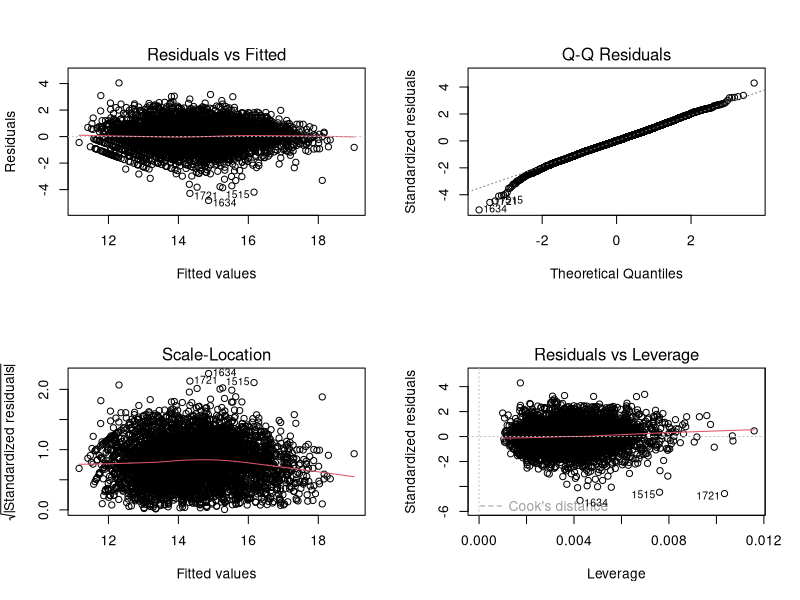
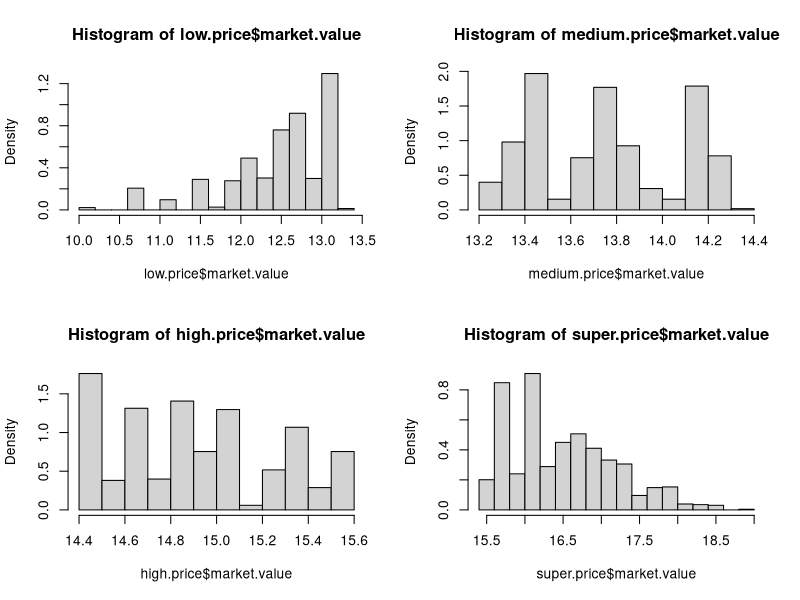
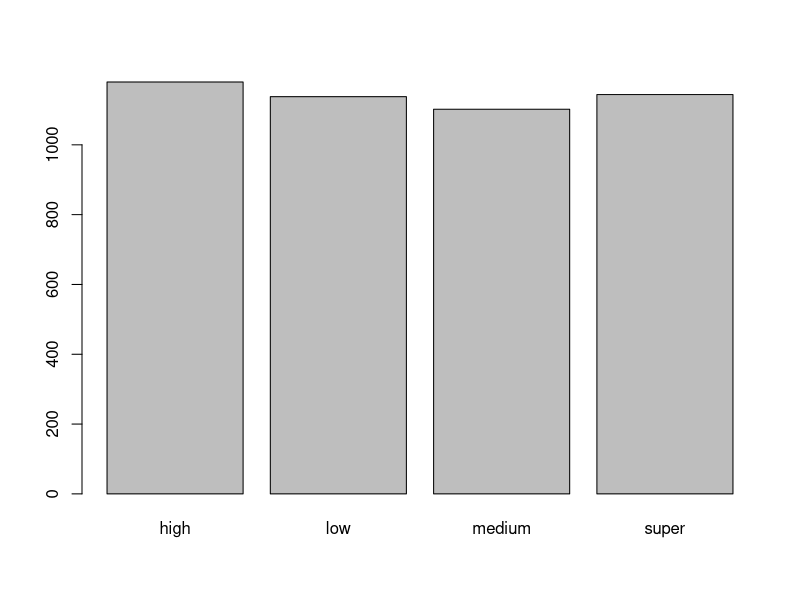

Generate these figures, in order, with R:
##### 4. MODEL DATA ######

df <- read.csv("./data/performance-clean.csv",encoding = "UTF-8")

head(df)

# convert response variable to log

df$market.value <- log(df$market.value)


################################# REGRESSION #################################

# df <- df[df$offensive==FALSE,]
# df <- df[df$offensive==TRUE,]

# Simple Linear Regression Model
lm.model <- lm(formula= df$market.value ~
                 df$age+df$offensive+
                 df$contract.expires+df$current.league+
                 df$games.17.18+log(df$assists.17.18+1)+
                 df$games.18.19+df$minutes.18.19+
                 df$games.19.20+
                 df$games.20.21+log(df$goals.20.21+1)+df$minutes.20.21+log(df$assists.20.21+1)
               ,data=df)

summary(lm.model) # ~ Adjusted R-squared: 0.6406

par(mfrow=c(2,2))
plot(lm.model)
par(mfrow=c(1,1))

################################# CLASSIFICATION #################################


# create a new feature to store the label called "price class"
summary(df$market.value)

market.value.stats <- summary(df$market.value)
q25 <- market.value.stats[[2]] # 25%
q50 <- market.value.stats[[3]] # 50%
q75 <- market.value.stats[[5]] # 75%

low.price <- df[df$market.value<q25,]
medium.price <- df[(df$market.value<q50)&(df$market.value>=q25) ,]
high.price <- df[(df$market.value<q75)&(df$market.value>=q50) ,]
super.price <- df[df$market.value>=q75,]

par(mfrow=c(2,2))
hist(low.price$market.value, freq=FALSE)
hist(medium.price$market.value, freq=FALSE)
hist(high.price$market.value, freq=FALSE)
hist(super.price$market.value, freq=FALSE)
par(mfrow=c(1,1))
# check # of elements for each class
dim(low.price)[1]
dim(medium.price)[1]
dim(high.price)[1] # very very few
dim(super.price)[1] # too much
# check it gives back the total
dim(low.price)[1]+dim(medium.price)[1]+dim(high.price)[1]+dim(super.price)[1] - dim(df)[1] # should be 0 (zero)
# create a new column to store the "price.class" feature
df[df$market.value<q25,'price.class']="low"
df[(df$market.value>=q25)&(df$market.value<q50),'price.class']="medium"
df[(df$market.value>=q50)&(df$market.value<q75),'price.class']="high"
df[df$market.value>=q75,'price.class']="super"
# transform to factor 
df$price.class <- as.factor(df$price.class)
plot(df$price.class)
